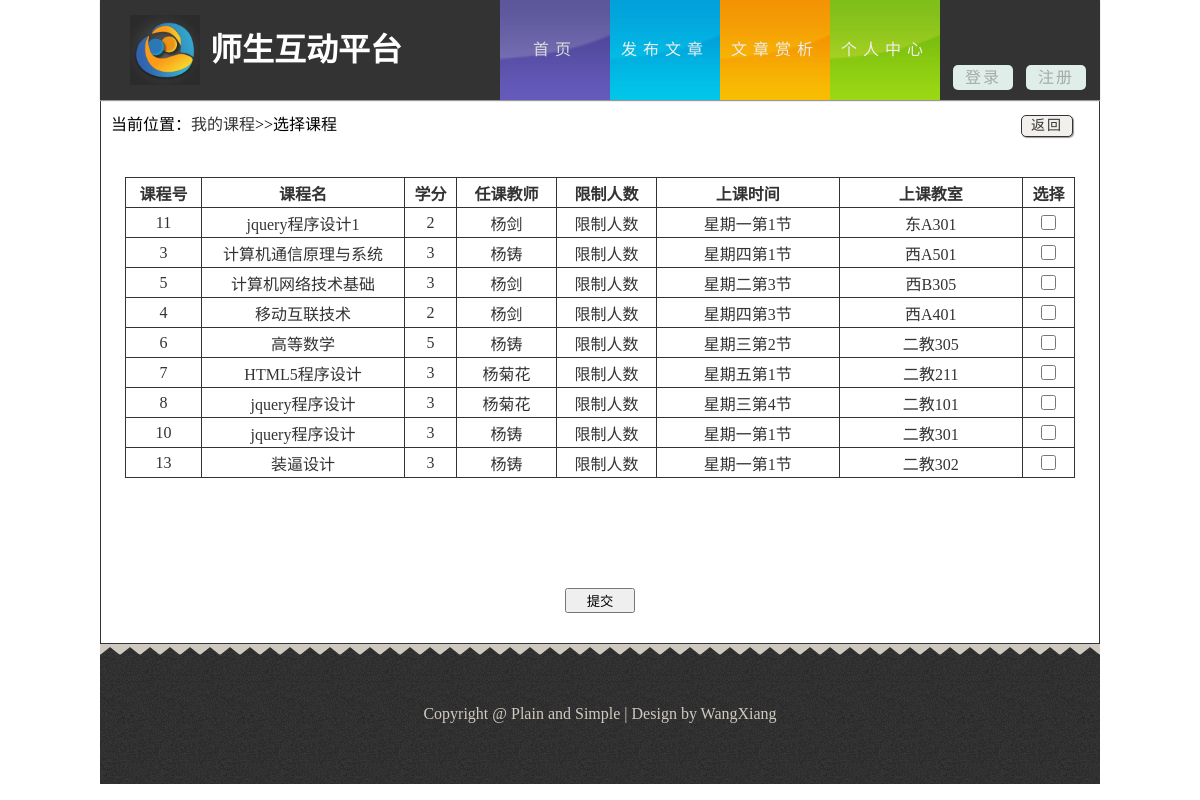
Page /choosesource.php on the earlier database version.
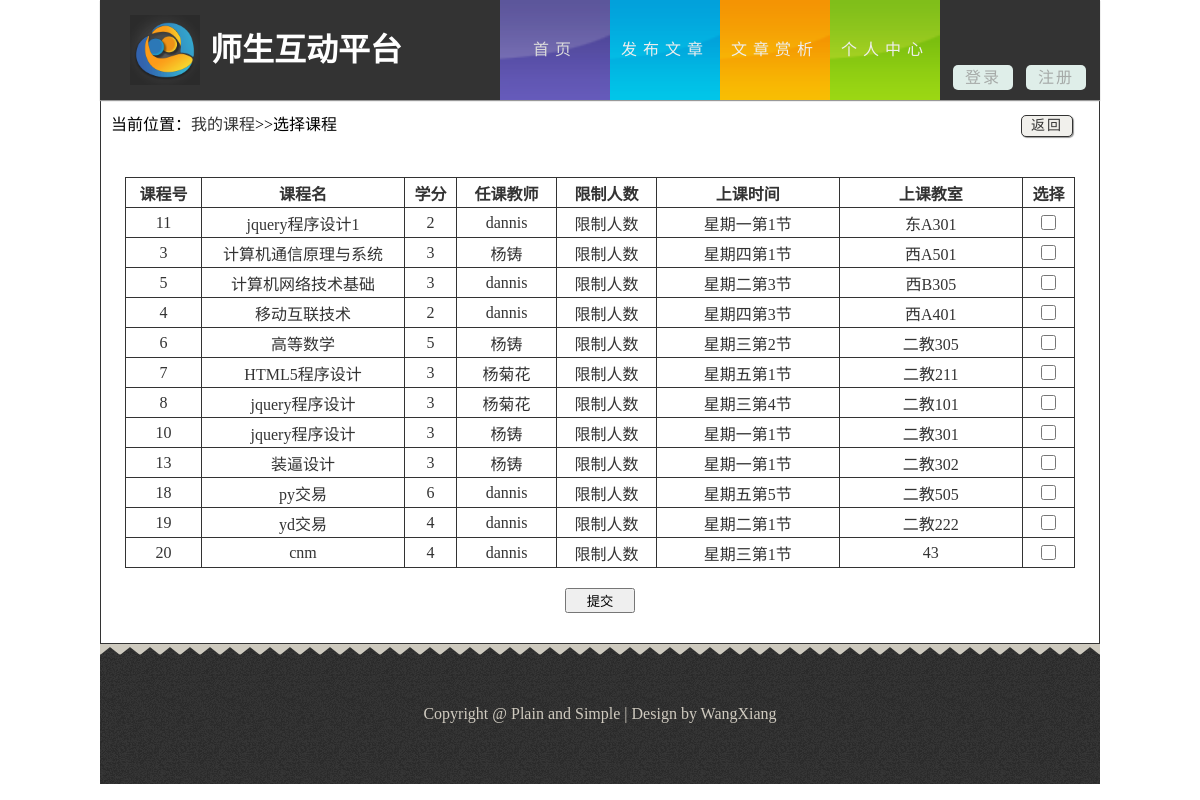
Same page on the later database version.
### tables this page shows
CREATE TABLE `tb_course` (
  `course_id` int(4) unsigned NOT NULL AUTO_INCREMENT,
  `course_name` varchar(255) DEFAULT NULL,
  `course_type` varchar(20) DEFAULT NULL,
  `credits` varchar(10) DEFAULT NULL,
  `classroom` varchar(100) DEFAULT NULL,
  `week` varchar(20) DEFAULT NULL,
  `ctime` varchar(20) DEFAULT NULL,
  `teacher` varchar(20) DEFAULT NULL,
  PRIMARY KEY (`course_id`)
);

CREATE TABLE `tb_teacher` (
  `account` char(255) NOT NULL,
  `password` char(255) DEFAULT NULL,
  `teacher_id` char(255) NOT NULL,
  `chinese_name` varchar(255) DEFAULT NULL,
  `sex` varchar(255) DEFAULT NULL,
  `address` varchar(255) DEFAULT NULL,
  `tel` varchar(255) DEFAULT NULL,
  `remark` varchar(255) DEFAULT NULL,
  `count` int(5) DEFAULT '0',
  `head_pic` varchar(100) DEFAULT NULL
);

### public/choosesource.php (the view, shortened to what this page needs)
<!DOCTYPE html>
<html lang="zh-cn">
<head>
	<link rel="stylesheet" href="css/style.css">
</head>
<body>
    <header id="header">
	    <div class="sec">
		    <h1 class="logo">师生互动平台</h1>
			<nav class="link">
			    <ul class="o-nav">
			        <li class="active"><a href="###" class="s-bc">首页</a></li>
				    <li><a href="addarticle.php" class="f-bc">发布文章</a></li>
				    <li><a href="paragraph.php?page=1" class="w-bc">文章赏析</a></li>
				    <li><a href="setinfo.php" class="d-bc">个人中心</a></li>
			    </ul>
				<div class="dz">
				    <ul>
					<?php
						if(isset($_COOKIE["name"])){
							echo "<div class=\"dlz\">Hi:<a href=\"setinfo.php\"><span>".$_COOKIE["name"]." </span></a><a href=\"logout.php\">[退出]</a></div>";
						}else{
					?>
					   <li><a href="login.php">登录</a></li>
					   <li><a href="register.php">注册</a></li>
					<?php
						}
					?>
					</ul>
				</div>
			</nav>
		</div>
	</header>
    <div id="content" style="background:#fff;border:1px solid #333;width:998px">
	    <div class="k">
		    <div class="wz">
			    当前位置：<a href="myclass.php">我的课程</a>>>选择课程
			</div>
			<div class="return" style="left:670px;">
			    <a href="#" onClick="javascript :history.back(-1);">返回</a>
			</div>
			<div class="course">
			    <div class="xke">
			        <form>
					    <div class="xke-1">
                            <table>
						        <tr>
							        <th>课程号</th>
                                    <th style="width:200px;">课程名</th>
								    <th>学分</th>
								    <th>任课教师</th>
									<th>限制人数</th>
								    <th  style="width:180px;">上课时间</th>
								    <th  style="width:180px;">上课教室</th>
								    <th>选择</th>
							    </tr>
					<?php
						$result = mysql_query("SELECT * FROM tb_course");
						while ($row = mysql_fetch_array($result)) {
							$flag = '0';
							if($flag == '1'){
								echo "<tr style=\"display:none\">";
							}else{
								echo "<tr>";
							}
							echo 	"<td>".$row['course_id']."</td>";
							echo 	"<td>".$row['course_name']."</td>";
							echo 	"<td>".$row['credits']."</td>";
							$result_a = mysql_query("SELECT * FROM tb_teacher WHERE teacher_id = '".$row['teacher']."'");
							while ($row_a = mysql_fetch_array($result_a)) {
								echo "<td>".$row_a['chinese_name']."</td>";
							}
							echo 	"<td>限制人数</td>";
							echo 	"<td>".$row['week']."第".$row['ctime']."节"."</td>";
							echo 	"<td>".$row['classroom']."</td>";
							echo 	"<td class=\"xz\"><input type=\"checkbox\"/><span style=\"display:none;\">".$row['course_id'].","."</span><h5 style=\"display:none\">".$row['teacher'].","."</h5></td>";
						}
					?>
                  			</table>
				        </div>
						<div class="xk-tj">
						    <input type="button" value="提交" id="btn" />
						</div>
					</form>
			    </div>
			</div>
		</div>
	</div>
	<footer>
	    <div class="footer">
		      Copyright&nbsp;&#64;&nbsp;Plain and Simple&nbsp;&#124;&nbsp;Design by WangXiang
		</div>
	</footer>
</body>
</html>

### public/css/style.css (style rules this page uses)
body,ul,h1 { margin:0; padding:0; }
.k>.wz,.k>.return { display:inline-block;margin-top:10px;margin-left:10px }
.k .return { width:50px; height:20px; border:1px solid #333; border-radius:5px; text-align:center; line-height:20px; position:relative; left:765px;font-size:14px;letter-spacing:2px;background:#f1f0ec;box-shadow:1px 1px 1px #999 }
.return>a { color:#333; }
.course { width:950px;margin:0 auto }
.course table { width:100%;color:#333;text-align:center; }
#header { width:100%; height:100px; background-color:#fff; }
ul { list-style:none; }
a { text-decoration:none;color:#333 }
.sec { width:1000px; height:100px; background-color:#333; margin:0 auto; box-shadow:0 1px 1px #999; position:relative; z-index:9999; }
.logo { background:url(../img/logo.png) no-repeat; background-size:70px 70px; width:330px; height:70px; text-indent:80px; float:left; margin-left:30px; margin-top:15px; color:#fff; line-height:70px; }
#header .link { float:right; height:100px; width:600px; text-align:center; line-height:100px; letter-spacing:6px; }
#header .o-nav li { float:left; width:110px; }
#header .o-nav li>a { display:block; color:#eee; }
#header .s-bc { background:url(../img/bg1.png) no-repeat; background-size:110px 100px; }
#header .f-bc { background:url(../img/bg2.png) no-repeat; background-size:110px 100px; }
#header .d-bc { background:url(../img/bg3.png) no-repeat; background-size:110px 100px; }
#header .w-bc { background:url(../img/bg4.png) no-repeat; background-size:110px 100px; }
#header .o-nav li>a:hover,#header .o-nav .active>a { opacity:0.9; }
#header .dz>ul>li { width:60px; float:left; color:#eee; line-height:25px; margin-left:13px; }
#header .dz>ul>li>a { display:block; background-color:#dfeee9; border-radius:5px; margin-top:65px; color:#a6aaa8; letter-spacing:2px; }
#content { background:#cecabf; width:1000px; height:auto; margin:0 auto; padding-bottom:30px; }
footer { margin:0 auto; width:1000px; background:#cecabf; }
.footer { background:url(../img/footer.png); width:1000px; height:140px; color:#d0cbc0; text-align:center; line-height:140px; font-family:SimHei; }
.xke-1 { height:391px;overflow-y:scroll;margin-top:40px; }
.xke table { border-collapse:collapse; }
.xke tr { height:30px; }
.xke td,.xke th { border:1px solid #333; }
.xke .xz input { width:15px;height:15px; }
.xke .xk-tj { text-align:center;margin-top:20px; }
.xke .xk-tj input { width:70px;height:25px; }

Differences in the rows shown:
changed tb_teacher: chinese_name "杨剑" → "dannis"
added tb_course: course_id "18", course_name "py交易", credits "6", week "星期五", ctime "5", classroom "二教505", tb_teacher (chinese_name "dannis")
added tb_course: course_id "19", course_name "yd交易", credits "4", week "星期二", ctime "1", classroom "二教222", tb_teacher (chinese_name "dannis")
added tb_course: course_id "20", course_name "cnm", credits "4", week "星期三", ctime "1", classroom "43", tb_teacher (chinese_name "dannis")
